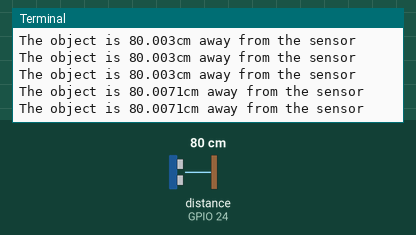
The program below on a simulated Raspberry Pi (BCM pin numbers). Shown: the last lines printed to the terminal. The test bench sets the inputs (shaded band); at power-on: distance to the obstacle (sensor on GPIO 24) 80 cm. The echo pulse lasts 58.3 µs per cm; the clock reads 2024-03-15 10:24:30 at power-on unless the program sets it.

Above: at 1.2 s.
1.3 s: distance to the obstacle (sensor on GPIO 24) set to 2 cm
At 1.4 s:
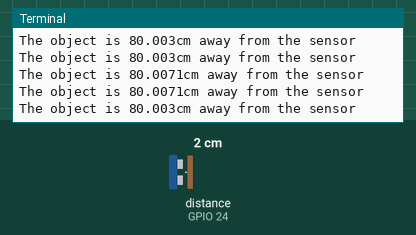
2.8 s: distance to the obstacle (sensor on GPIO 24) set to 4 cm
At 2.8 s:
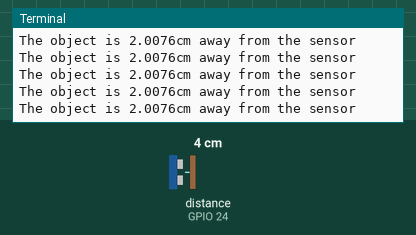
Timing chart, 0 to 5.8 s (numbered marks = the images above; inputs shaded):
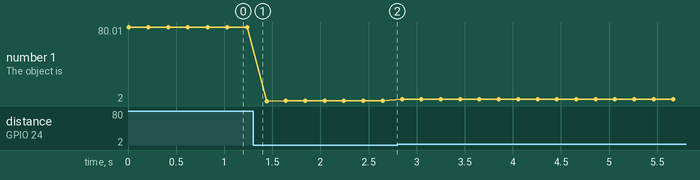

Measured:
- plotted number 1: 80 → 2.01 after the input at 1.3 s, 2.01 → 3.99 after the input at 2.8 s

The program:

ultrasonic_sensor_echolocation.py
```python
import RPi.GPIO as GPIO
import time
GPIO.setmode(GPIO.BCM)
trig_pin = 23
echo_pin = 24
GPIO.setup(trig_pin, GPIO.OUT)
GPIO.setup(echo_pin, GPIO.IN) # It is going to read where trig is on
#  or off hence input
try:
    while True:
        GPIO.output(trig_pin, 0)
        time.sleep(2E-6)
        GPIO.output(trig_pin, 1)
        time.sleep(10E-6)
        GPIO.output(trig_pin, 0)
        while GPIO.input(echo_pin) != 1:
            pass
        send_time = time.time()
        while GPIO.input(echo_pin) == 1:
            pass
        receive_time = time.time() # Divide this by 2 to get time of one journey
        travel_time = receive_time - send_time
        distance = 343 * (travel_time / 2) # s = vt
        print("The object is {}cm away from the sensor".format(round(distance * 100, 4)))
        # print("Ping took {} to travel".format(travel_time))
        time.sleep(0.2)
except KeyboardInterrupt:
    GPIO.cleanup()
    print("GPIOs cleaned.")
```
